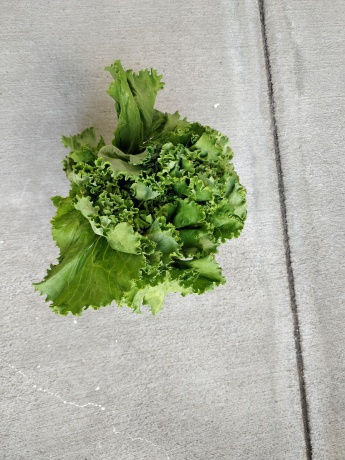
#> input picture data/lettuce_home/img1.jpg, 345 x 460 px
$ jupyter execute --allow-errors sift_and_match_copy.ipynb
#> lines starting #> are read from the running program, lines starting #| are printed output that depends on the picture; after the words box and inside, x2 and y2 are one past the last pixel; in counts of white or black regions, pixels touching at a corner belong together
#> further down, img is the input picture: shape (460, 345, 3); mean B, G, R 155.6, 174.6, 169.1
[cell 1]
import numpy as np
import cv2
import matplotlib.pyplot as plt

from sklearn.neighbors import NearestNeighbors

[cell 2]
# resize the image
def down_to_10(img_name, img_path = '../data/lettuce_home/', result_path = '../data/lettuce_home/resized/'):
    img = cv2.imread(img_path + img_name)
    scale_percent = 10 # percent of original size
    width = int(img.shape[1] * scale_percent / 100)
    height = int(img.shape[0] * scale_percent / 100)
    dim = (width, height)
    # resize image
    resized = cv2.resize(img, dim, interpolation = cv2.INTER_AREA)

    cv2.imwrite(result_path + img_name, resized)

[cell 3]
def gen_plant_mask(inp_img):
  # generate a mask to figure out the plant region from an RGB image

  # green value greater than 30 in number
  # and greater than 2R and 2B

  hsv_img = cv2.cvtColor(inp_img,cv2.COLOR_BGR2HSV)
#> hsv_img: shape (460, 345, 3); mean H, S, V 31.4, 41.8, 175.3
  mask = cv2.inRange(hsv_img, (36, 25, 25), (70, 255,255))
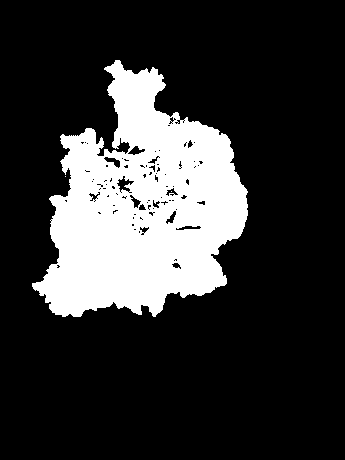
#> mask: shape (460, 345); 20.7% white; 3 white regions (2 under 20 px), largest, box (x1, y1, x2, y2) and area: (32, 60, 248, 317) 32885
  #mask = np.logical_and(np.logical_and(np.greater(inp_img[:,:,1], green_val_threshold),
  #                                     inp_img[:,:,1] >= green_mult_threshold*inp_img[:,:,0]
  #                                    ),
  #                      inp_img[:,:,1] >= green_mult_threshold*inp_img[:,:,2])

  # open the mask
  #mask = cv2.morphologyEx(mask, cv2.MORPH_ERODE, cv2.getStructuringElement(cv2.MORPH_RECT,(5,5)))
  mask = cv2.morphologyEx(mask, cv2.MORPH_OPEN, cv2.getStructuringElement(cv2.MORPH_RECT,(5,5)))
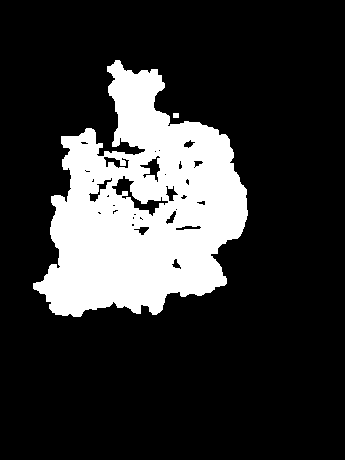
#> mask: shape (460, 345); 20.2% white; 2 white regions, box (x1, y1, x2, y2) and area: (33, 60, 248, 317) 32010, (173, 113, 179, 118) 30
  mask = cv2.morphologyEx(mask, cv2.MORPH_CLOSE, cv2.getStructuringElement(cv2.MORPH_RECT,(15,15)))
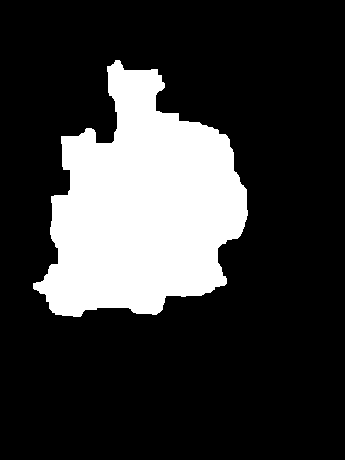
#> mask: shape (460, 345); 21.7% white; 1 white region, box (x1, y1, x2, y2) and area: (33, 60, 248, 317) 34410

  bool_mask = mask>0

  int_mask = np.zeros_like(mask, dtype=np.uint8)
  int_mask[bool_mask] = 255
  return int_mask

[cell 4]
img = cv2.imread('../data/lettuce_home/img1.jpg')
mask = gen_plant_mask(img)

plt.imshow(mask)
plt.show()

[cell 5]
fig = plt.figure()
fig.add_subplot(2,2,1)
plt.imshow(img)
fig.add_subplot(2,2,2)
plt.imshow(img[:,:,0])
fig.add_subplot(2,2,3)
plt.imshow(img[:,:,1])
fig.add_subplot(2,2,4)
plt.imshow(img[:,:,2])
plt.show()
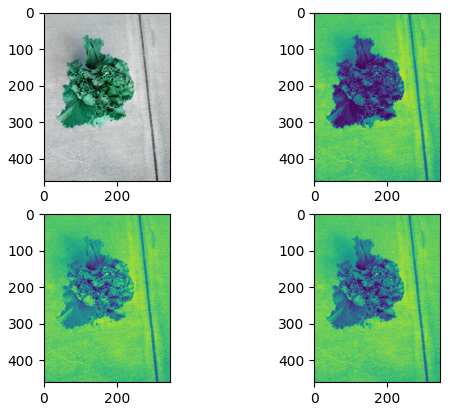
#> figure drawn by matplotlib, 4 panels; B, G, R data is drawn as R, G, B

[cell 6]
img = cv2.imread('../data/lettuce_home/img1.jpg')
gray= cv2.cvtColor(img,cv2.COLOR_BGR2GRAY)
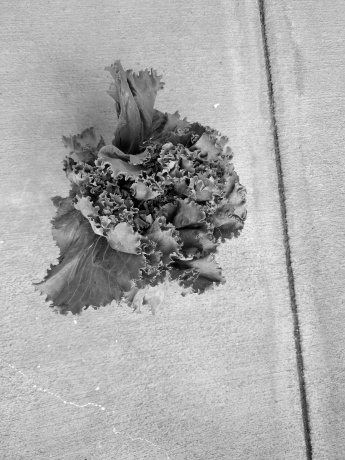
#> gray: shape (460, 345); min 0, max 255, mean 170.8
sift = cv2.xfeatures2d.SIFT_create()
kp, des = sift.detectAndCompute(gray, gen_plant_mask(img))
#> kp = 677 keypoints; strongest (x, y, size): (107, 166, 2.6), (98, 227, 2), (187, 181, 3.5), (92, 181, 1.9)
img=cv2.drawKeypoints(gray,kp,img)
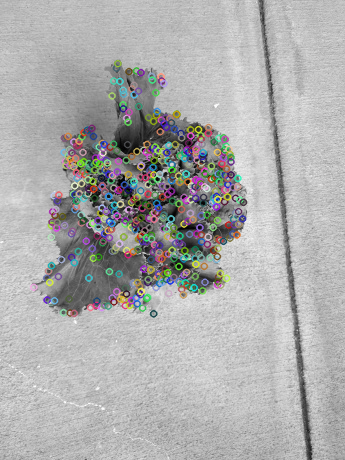
#> img: shape (460, 345, 3); mean B, G, R 172, 172.3, 172.3
cv2.imwrite('../result/lettuce_home/sift/img1.jpg',img)
#> Out = True

[cell 7]
def get_neighbor_description(keypoints, descriptors, nWeight = 0.1):
  # extract point coordinates from keypoints
  coordinates = np.array([(x.pt) for x in keypoints], dtype=np.float32)

  # find 5 nearest neighbors
  nbrs = NearestNeighbors(n_neighbors=2).fit(coordinates)

  # get the distances and the indices of neighbors for each coordinate
  distances, indices = nbrs.kneighbors(coordinates)

  # drop the self-match
  distances_ = distances[:,1:]
  indices_ = indices[:,1:]

  # calculate the avg of the neighborhood descriptors
  avg_neighbor_des = np.average(descriptors[indices_,:], axis=1)

  # create a new descriptor by weighting
  #new_descriptors = (1-nWeight)*descriptors + nWeight * avg_neighbor_des

  # concat instead of averaging
  #print(descriptors.shape)
  new_descriptors = np.concatenate((descriptors, avg_neighbor_des*nWeight), axis=1)
  #print(new_descriptors.shape)

  return new_descriptors

#> (a cell that did not finish here is left out)

#> (a cell that did not finish here is left out)

#> (a cell that did not finish here is left out)

#> (a cell that did not finish here is left out)

[cell 12]
def match_sift(img1, img2):
  # Initiate SIFT detector
  sift = cv2.xfeatures2d.SIFT_create()
  gray_im1 = cv2.cvtColor(img1, cv2.COLOR_BGR2GRAY)
  gray_im2 = cv2.cvtColor(img2, cv2.COLOR_BGR2GRAY)
  # find the keypoints and descriptors with SIFT
  kp1, des1 = sift.detectAndCompute(gray_im1, mask = gen_plant_mask(img1))
  kp2, des2 = sift.detectAndCompute(gray_im2, mask = gen_plant_mask(img2))

  des1 = get_neighbor_description(kp1, des1, nWeight=0.25)
  des2 = get_neighbor_description(kp2, des2, nWeight=0.25)

  # FLANN parameters
  FLANN_INDEX_KDTREE = 1
  index_params = dict(algorithm = FLANN_INDEX_KDTREE, trees = 5)
  search_params = dict(checks=50)   # or pass empty dictionary

  flann = cv2.FlannBasedMatcher(index_params,search_params)
  matches = flann.knnMatch(des1,des2,k=2)

  # Need to draw only good matches, so create a mask
  matchesMask = [[0,0] for i in range(len(matches))]
  # ratio test as per Lowe's paper
  for i,(m,n) in enumerate(matches):
    if m.distance < 0.7*n.distance:#0.7
      matchesMask[i]=[1,0]

  draw_params = dict(matchColor = (0,255,0),
                     singlePointColor = (255,0,0),
                     matchesMask = matchesMask,
                     flags = cv2.DrawMatchesFlags_DEFAULT)


  # cv.drawMatchesKnn expects list of lists as matches.
  img3 = cv2.drawMatchesKnn(gray_im1,kp1,gray_im2,kp2,matches,None,**draw_params)

  return img3

[cell 13]
def load_image(imName, path = '../data/lettuce_home/'):
    img = cv2.imread(path + imName)

    return img

[cell 14]
num_images = 6

#> (the rest of this cell did not finish here and is left out)

$ run again, with data/lettuce_home/img2.jpg copied over data/lettuce_home/img1.jpg
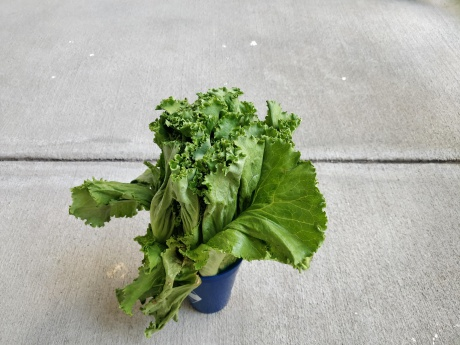
#> input picture data/lettuce_home/img2.jpg, 460 x 345 px
#> img is the input picture: shape (345, 460, 3); mean B, G, R 157.9, 175, 170
#> hsv_img: shape (345, 460, 3); mean H, S, V 29.8, 41.7, 176.1
#> in gen_plant_mask, `mask = cv2.inRange(hsv_img, (36, 25, 25), (70, 255,255))`:
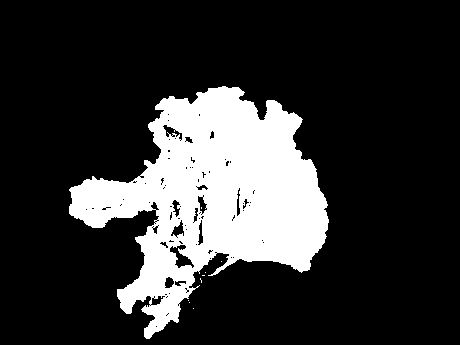
#> mask: shape (345, 460); 20.1% white; 9 white regions (8 under 20 px), largest, box (x1, y1, x2, y2) and area: (69, 86, 329, 339) 31820
#> bool_mask: shape (345, 460) bool; 21.1% white; 1 white region, box (x1, y1, x2, y2) and area: (69, 87, 328, 345) 33470
#> kp = 578 keypoints; strongest (x, y, size): (167, 123, 3.2), (134, 182, 3.3), (159, 108, 3.2), (200, 115, 2)
#> `img=cv2.drawKeypoints(gray,kp,img)`:
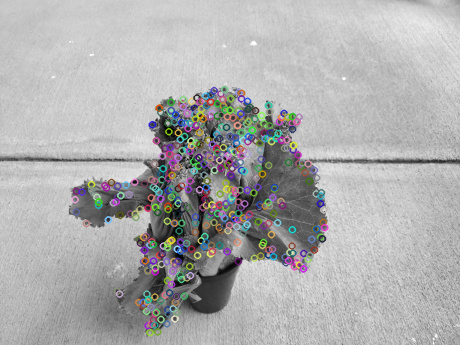
#> img: shape (345, 460, 3); mean B, G, R 173, 172.8, 173
#> Out = True

$ run again, with data/lettuce_home/img3.jpg copied over data/lettuce_home/img1.jpg
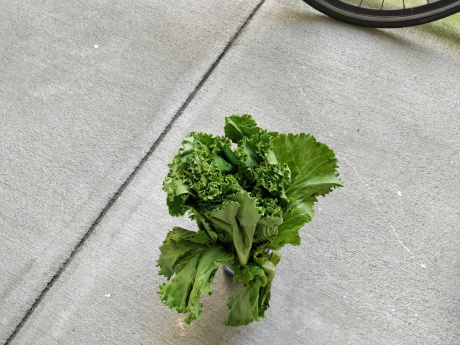
#> input picture data/lettuce_home/img3.jpg, 460 x 345 px
#> img is the input picture: shape (345, 460, 3); mean B, G, R 157.2, 171.5, 167.5
#> hsv_img: shape (345, 460, 3); mean H, S, V 35.4, 34.1, 171.9
#> in gen_plant_mask, `mask = cv2.inRange(hsv_img, (36, 25, 25), (70, 255,255))`:
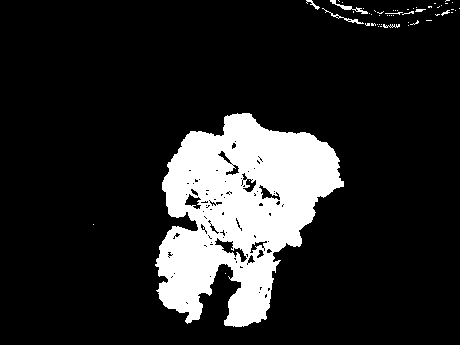
#> mask: shape (345, 460); 15.1% white; 54 white regions (46 under 20 px), largest, box (x1, y1, x2, y2) and area: (155, 113, 344, 327) 23489, (330, 0, 368, 14) 116, (322, 8, 364, 24) 88
#> bool_mask: shape (345, 460) bool; 15.9% white; 1 white region, box (x1, y1, x2, y2) and area: (157, 113, 344, 327) 25168
#> kp = 492 keypoints; strongest (x, y, size): (234, 146, 5.1), (210, 197, 2.6), (188, 222, 12.4), (176, 206, 12.3)
#> `img=cv2.drawKeypoints(gray,kp,img)`:
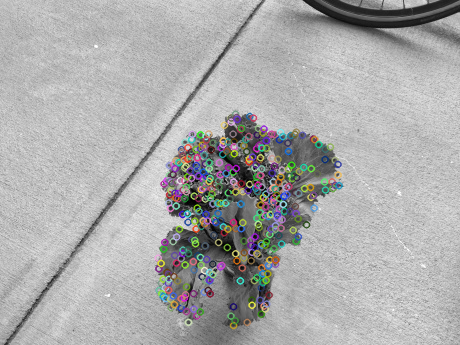
#> img: shape (345, 460, 3); mean B, G, R 170.2, 170.5, 170.3
#> Out = True

$ run again, with data/lettuce_home/img4.jpg copied over data/lettuce_home/img1.jpg
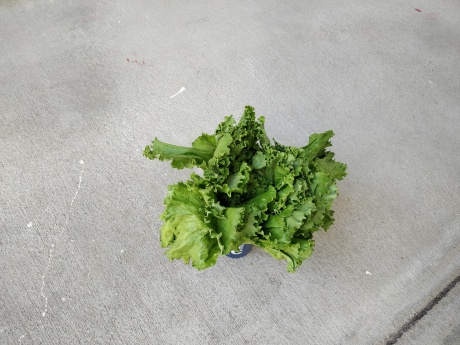
#> input picture data/lettuce_home/img4.jpg, 460 x 345 px
#> img is the input picture: shape (345, 460, 3); mean B, G, R 161.4, 174, 170.5
#> hsv_img: shape (345, 460, 3); mean H, S, V 30, 26.8, 174.5
#> in gen_plant_mask, `mask = cv2.inRange(hsv_img, (36, 25, 25), (70, 255,255))`:
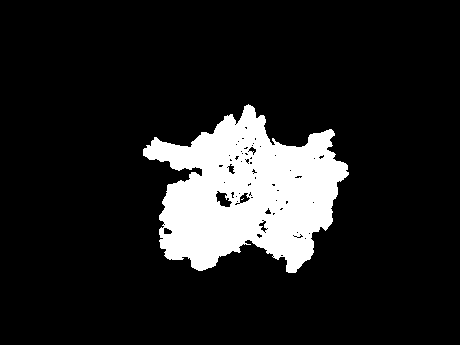
#> mask: shape (345, 460); 12.9% white; 2 white regions (1 under 20 px), largest, box (x1, y1, x2, y2) and area: (143, 104, 349, 273) 20505
#> bool_mask: shape (345, 460) bool; 13.5% white; 1 white region, box (x1, y1, x2, y2) and area: (143, 105, 348, 273) 21451
#> kp = 451 keypoints; strongest (x, y, size): (262, 233, 2.3), (258, 142, 2), (260, 227, 1.9), (281, 209, 2.1)
#> `img=cv2.drawKeypoints(gray,kp,img)`:
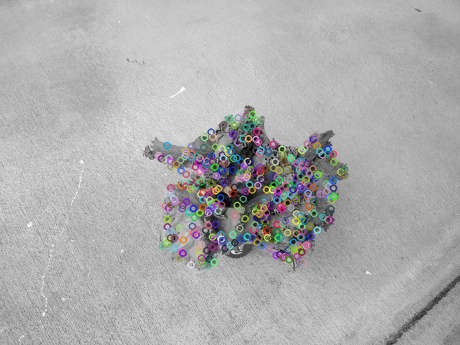
#> img: shape (345, 460, 3); mean B, G, R 172.8, 172.6, 172.8
#> Out = True
